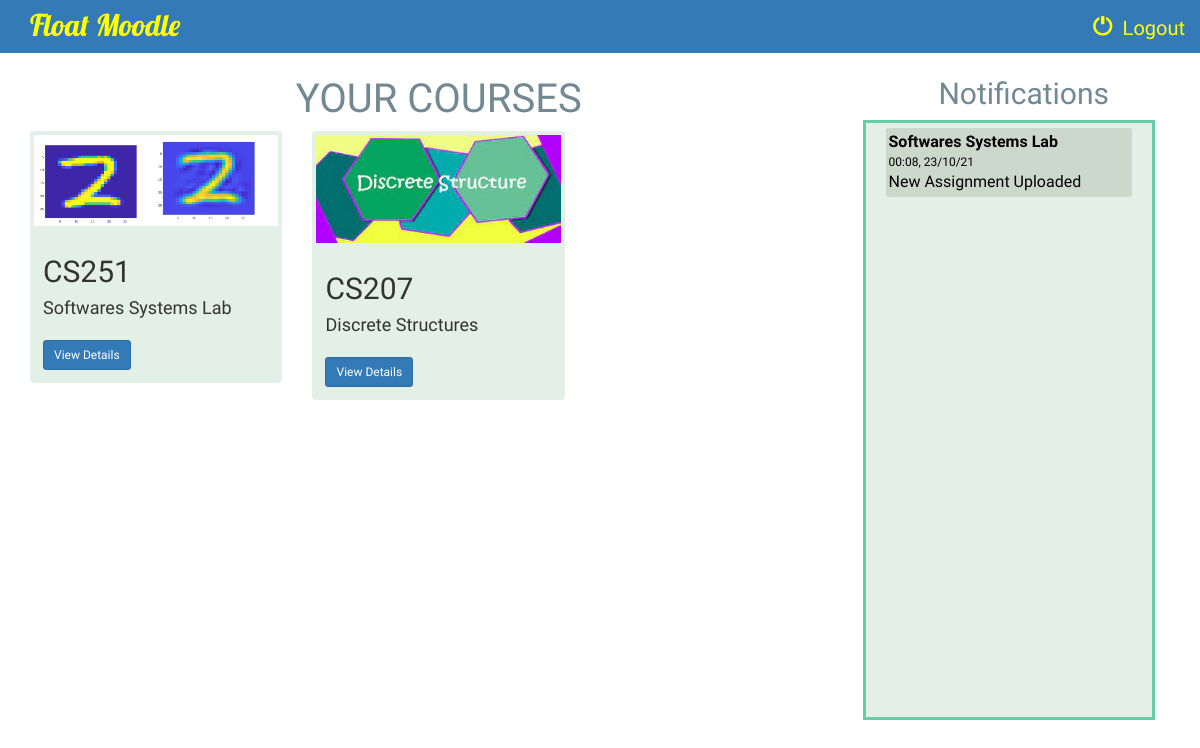
/course/ (signed in), run on the app's committed database.
### instructor/models.py (models this page shows)
class Course(models.Model):
    name = models.CharField(max_length=100)
    code = models.CharField(max_length=100)
    instructor = models.ForeignKey(Instructor, on_delete=models.CASCADE)
    course_logo = models.FileField(default=1)
    def __str__(self):
        return self.name

### course/models.py (models this page shows)
class Notification(models.Model):
    content = models.TextField(max_length=500)
    course = models.ForeignKey(Course, default=1, on_delete=models.CASCADE)
    time = models.CharField(max_length=100)

### course/views.py (the view)
@login_required
def index(request):
    student = Student.objects.get(user = request.user)
    courses = student.course_list.all()
    notifications = Notification.objects.filter(course__in = courses)
    return render(request, 'course/index.html', {'courses': courses, 'notifications': notifications})

### course/templates/course/index.html (shortened to what this page needs)
{% extends 'course/basic_page.html' %}
{% block body %}
<div class="albums-container container-fluid"style="font-family: Ledger;font-size: 22px;">
    <div class="row col-sm-9" >
        <div class="col-sm-12"style="font-family: 'Alfa Slab One';font-size:24px;">
            <h3 align="center" style="font-family:Volkhov,cursive;font-size:40px;color: #728892">YOUR COURSES</h3>
        </div >
        {% if courses %}
            {% for course in courses %}
                <div  class="col-sm-6 col-lg-4" >
                    <div class="thumbnail" style="background-color: #e3f0e8;border: 0px solid #66cdaa;">
                        <a href="{% url 'course:detail' course.id %}">
                             <img src="{{ course.course_logo.url }}" class="img-responsive">
                        </a>
                        <div class="caption">
                            <h2>{{ course.code }}</h2>
                            <div style="height: 40px">
                                <h4>{{ course.name }}</h4>
                            </div>
                            <a href="{% url 'course:detail' course.id %}" class="btn btn-primary btn-sm" role="button">View Details</a>
                        </div>
                    </div>
                </div>
            {% endfor %}
        {% else %}
            <div class="col-sm-12">
                <br>
                <h4>You are not enrolled in any courses</h4>
            </div>
        {% endif %}
    </div>
            <h3 align="center"style="position:fixed-right; top:2%; right:2%; font-family:Volkhov,cursive;font-size:30px;color: #728892">Notifications</h3>
    <div class="col-sm-3" style=" position:fixed-right;overflow-y: scroll; height:600px;border: 3px solid #66cdaa;background-color:#e3f0e8;color:black;font-family: 'Abhaya Libre';font-size:16px;">
        <div class="col-sm-10" style="font-family: 'Alfa Slab One';font-size:12px;">
        </div>
        {% for notification in notifications reversed %}
        <div style="background-color:#CDD8CD; border-radius:2%;padding:3px; margin:5px">
        <b>{{ notification.course }}</b><br>
        <div style="font-size:12px;">{{ notification.time }}</div>
        {{ notification.content }}
        </div>
{% endfor %}
    </div>
</div>
{% endblock %}

### course/templates/course/basic_page.html (shortened to what this page needs)
    <!DOCTYPE html>
    <html lang="en">
    <head>
        {% load static %}
        <link rel="stylesheet" href="https://maxcdn.bootstrapcdn.com/bootstrap/3.3.6/css/bootstrap.min.css">
    </head>
    <body background=""style="font-family: Ledger;font-size: 20px;">
    <nav class="navbar-fixed-top bg-primary">
        <div class="container-fluid">
            <div class="navbar-header">
                         <a class="navbar-brand" style="font-family:'Lobster',cursive;font-size:30px;" href="{% url 'course:index' %}">Float Moodle</a>
            </div>
            <div class="collapse navbar-collapse" id="topNavBar">
                <ul class="nav navbar-nav navbar-right">
                    <li>
                        <a href="{% url 'logout_user' %}">
                            <span class="glyphicon glyphicon-off" aria-hidden="true"></span>&nbsp; Logout
                        </a>
                    </li>
                </ul>
            </div>
        </div>
    </nav><br><br>
    {% block body %}
    {% endblock %}
    </body>
    </html>

### course/templates/course/basic_page.html (style rules this page uses)
a { color: yellow; }
body { background: url('') no-repeat center center fixed; background-size: cover; font-family: Ledger;font-size: 20px; }

### data on the page
Course: course_logo (picture), code "CS251", name "Softwares Systems Lab"
Course: course_logo (picture), code "CS207", name "Discrete Structures"
Notification: course "Softwares Systems Lab", time "00:08, 23/10/21", content "New Assignment Uploaded"
